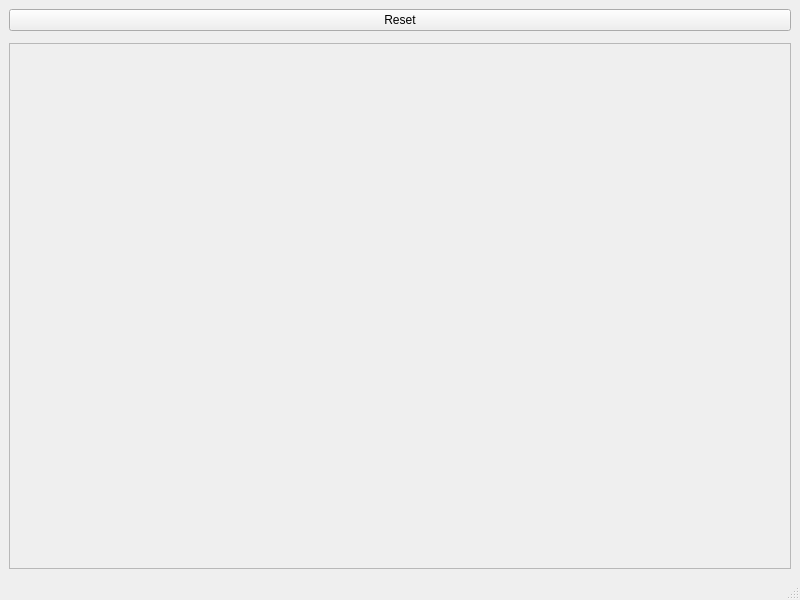
<?xml version="1.0" encoding="UTF-8"?>
<ui version="4.0">
 <class>MainWindow</class>
 <widget class="QMainWindow" name="MainWindow">
  <property name="geometry">
   <rect>
    <x>0</x>
    <y>0</y>
    <width>800</width>
    <height>600</height>
   </rect>
  </property>
  <property name="windowTitle">
   <string>MainWindow</string>
  </property>
  <widget class="QWidget" name="centralwidget">
   <layout class="QVBoxLayout" name="verticalLayout">
    <item>
     <widget class="QPushButton" name="pbReset">
      <property name="text">
       <string>Reset</string>
      </property>
     </widget>
    </item>
    <item>
     <widget class="CButtonBox" name="frmButtonBox">
      <property name="frameShape">
       <enum>QFrame::StyledPanel</enum>
      </property>
      <property name="frameShadow">
       <enum>QFrame::Raised</enum>
      </property>
     </widget>
    </item>
    <item>
     <widget class="CPlayField" name="frmPlayfield">
      <property name="sizePolicy">
       <sizepolicy hsizetype="MinimumExpanding" vsizetype="MinimumExpanding">
        <horstretch>0</horstretch>
        <verstretch>0</verstretch>
       </sizepolicy>
      </property>
      <property name="frameShape">
       <enum>QFrame::StyledPanel</enum>
      </property>
      <property name="frameShadow">
       <enum>QFrame::Raised</enum>
      </property>
     </widget>
    </item>
   </layout>
  </widget>
  <widget class="QMenuBar" name="menubar">
   <property name="geometry">
    <rect>
     <x>0</x>
     <y>0</y>
     <width>800</width>
     <height>21</height>
    </rect>
   </property>
  </widget>
  <widget class="QStatusBar" name="statusbar"/>
 </widget>
 <customwidgets>
  <customwidget>
   <class>CPlayField</class>
   <extends>QFrame</extends>
   <header>cplayfield.h</header>
   <container>1</container>
  </customwidget>
  <customwidget>
   <class>CButtonBox</class>
   <extends>QFrame</extends>
   <header>cbuttonbox.h</header>
   <container>1</container>
  </customwidget>
 </customwidgets>
 <resources/>
 <connections/>
</ui>
